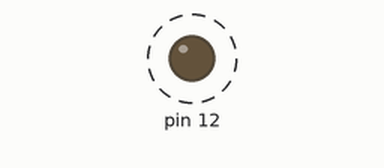
Bench run of a sketch on a simulated Arduino Uno, built with avr-gcc and run on an emulated ATmega328P. On the bench: output pins drawn as LEDs (lit = HIGH). Dashed ring = blinking.

Above: at 0.5 s.
Timing chart, 0 to 4.6 s (numbered marks = the images above):
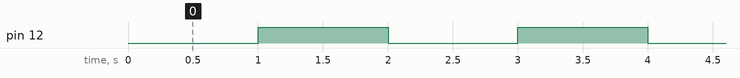

The sketch:

without_delay_millis.ino
```cpp
unsigned long currentTime = 0;
unsigned long previousTime = 0;

boolean state1 = 1;


void setup() {
 pinMode(12, OUTPUT);
Serial.begin(9600);
}

void loop() {

currentTime = millis();


if(currentTime - previousTime >= 1000)
{

digitalWrite(12, state1);
  state1 = !state1;
  previousTime = currentTime;

}


}
```

Measured:
- by itself, pin 12: alternates HIGH for 1.0 s and LOW for 1.0 s
